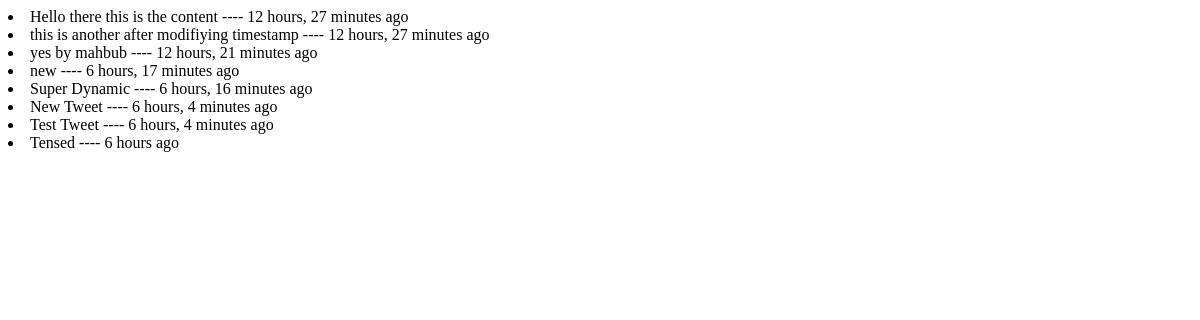
Page /tweet/ on the earlier database version.
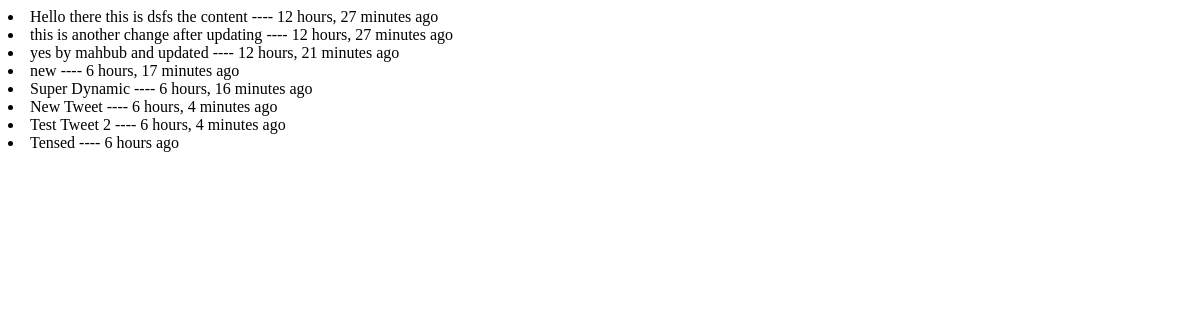
Same page on the later database version.
### tweets/models.py (models this page shows, shortened)
class Tweet(models.Model):
    user = models.ForeignKey(settings.AUTH_USER_MODEL)
    content = models.CharField(max_length=140,validators=[validate_content])
    updated = models.DateTimeField(auto_now=True)
    timestamp = models.DateTimeField(auto_now_add=True)

### tweets/views.py (the view)
class TweetListView(ListView):
    template_name = 'tweets/list_view.html'
    queryset = Tweet.objects.all()

### tweets/templates/tweets/list_view.html
{% for q in object_list %}
<li> {{q.content}} ---- {{q.timestamp|timesince}} ago </li>
{% endfor %}

Differences in the rows shown:
changed Tweet: content "Hello there this is the content" → "Hello there this is dsfs the content"
changed Tweet: content "this is another after modifiying timestamp" → "this is another change after updating"
changed Tweet: content "yes by mahbub" → "yes by mahbub and updated"
changed Tweet: content "Test Tweet" → "Test Tweet 2"
